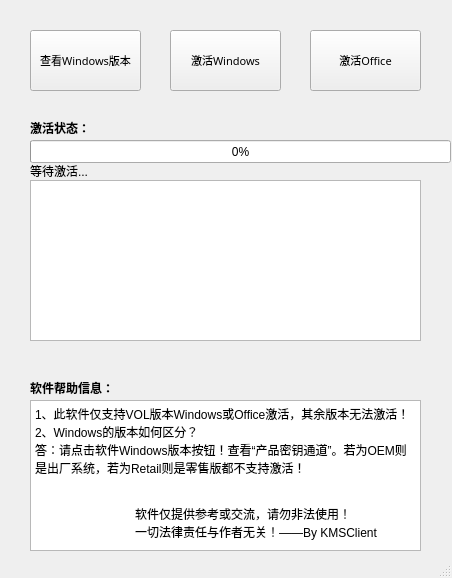
<?xml version="1.0" encoding="UTF-8"?>
<ui version="4.0">
 <class>MainWindow</class>
 <widget class="QMainWindow" name="MainWindow">
  <property name="geometry">
   <rect>
    <x>0</x>
    <y>0</y>
    <width>452</width>
    <height>578</height>
   </rect>
  </property>
  <property name="windowTitle">
   <string>MainWindow</string>
  </property>
  <widget class="QWidget" name="centralwidget">
   <widget class="QPushButton" name="ViewWindows">
    <property name="geometry">
     <rect>
      <x>30</x>
      <y>30</y>
      <width>111</width>
      <height>61</height>
     </rect>
    </property>
    <property name="font">
     <font>
      <family>ADMUI3Lg</family>
      <pointsize>8</pointsize>
     </font>
    </property>
    <property name="text">
     <string>查看Windows版本</string>
    </property>
   </widget>
   <widget class="QPushButton" name="ActivationWindows">
    <property name="geometry">
     <rect>
      <x>170</x>
      <y>30</y>
      <width>111</width>
      <height>61</height>
     </rect>
    </property>
    <property name="font">
     <font>
      <family>ADMUI3Lg</family>
      <pointsize>8</pointsize>
     </font>
    </property>
    <property name="text">
     <string>激活Windows</string>
    </property>
   </widget>
   <widget class="QPushButton" name="ActivationOffice">
    <property name="geometry">
     <rect>
      <x>310</x>
      <y>30</y>
      <width>111</width>
      <height>61</height>
     </rect>
    </property>
    <property name="font">
     <font>
      <family>ADMUI3Lg</family>
      <pointsize>8</pointsize>
     </font>
    </property>
    <property name="text">
     <string>激活Office</string>
    </property>
   </widget>
   <widget class="QTextBrowser" name="ActivationState">
    <property name="geometry">
     <rect>
      <x>30</x>
      <y>180</y>
      <width>391</width>
      <height>161</height>
     </rect>
    </property>
    <property name="font">
     <font>
      <family>Microsoft YaHei</family>
      <pointsize>10</pointsize>
     </font>
    </property>
    <property name="cursor" stdset="0">
     <cursorShape>ArrowCursor</cursorShape>
    </property>
    <property name="contextMenuPolicy">
     <enum>Qt::ActionsContextMenu</enum>
    </property>
    <property name="toolTip">
     <string/>
    </property>
    <property name="styleSheet">
     <string notr="true"/>
    </property>
    <property name="verticalScrollBarPolicy">
     <enum>Qt::ScrollBarAsNeeded</enum>
    </property>
    <property name="horizontalScrollBarPolicy">
     <enum>Qt::ScrollBarAsNeeded</enum>
    </property>
    <property name="sizeAdjustPolicy">
     <enum>QAbstractScrollArea::AdjustIgnored</enum>
    </property>
    <property name="lineWrapMode">
     <enum>QTextEdit::NoWrap</enum>
    </property>
   </widget>
   <widget class="QTextBrowser" name="ActivationTips">
    <property name="geometry">
     <rect>
      <x>30</x>
      <y>400</y>
      <width>391</width>
      <height>151</height>
     </rect>
    </property>
    <property name="html">
     <string>&lt;!DOCTYPE HTML PUBLIC &quot;-//W3C//DTD HTML 4.0//EN&quot; &quot;http://www.w3.org/TR/REC-html40/strict.dtd&quot;&gt;
&lt;html&gt;&lt;head&gt;&lt;meta name=&quot;qrichtext&quot; content=&quot;1&quot; /&gt;&lt;style type=&quot;text/css&quot;&gt;
p, li { white-space: pre-wrap; }
&lt;/style&gt;&lt;/head&gt;&lt;body style=&quot; font-family:'SimSun'; font-size:9pt; font-weight:400; font-style:normal;&quot;&gt;
&lt;p style=&quot; margin-top:0px; margin-bottom:0px; margin-left:0px; margin-right:0px; -qt-block-indent:0; text-indent:0px;&quot;&gt;1、此软件仅支持VOL版本Windows或Office激活，其余版本无法激活！&lt;/p&gt;
&lt;p style=&quot; margin-top:0px; margin-bottom:0px; margin-left:0px; margin-right:0px; -qt-block-indent:0; text-indent:0px;&quot;&gt;2、&lt;span style=&quot; font-family:'Consolas'; color:#000000;&quot;&gt;Windows&lt;/span&gt;&lt;span style=&quot; font-family:'Microsoft YaHei UI'; color:#000000;&quot;&gt;的版本如何区分？&lt;/span&gt;&lt;/p&gt;
&lt;p style=&quot; margin-top:0px; margin-bottom:0px; margin-left:0px; margin-right:0px; -qt-block-indent:0; text-indent:0px;&quot;&gt;&lt;span style=&quot; font-family:'Microsoft YaHei UI'; color:#000000;&quot;&gt;答：请点击软件&lt;/span&gt;&lt;span style=&quot; font-family:'Consolas'; color:#000000;&quot;&gt;Windows&lt;/span&gt;&lt;span style=&quot; font-family:'Microsoft YaHei UI'; color:#000000;&quot;&gt;版本按钮！查看“产品密钥通道”。若为&lt;/span&gt;&lt;span style=&quot; font-family:'Consolas'; color:#000000;&quot;&gt;OEM&lt;/span&gt;&lt;span style=&quot; font-family:'Microsoft YaHei UI'; color:#000000;&quot;&gt;则是出厂系统，若为&lt;/span&gt;&lt;span style=&quot; font-family:'Consolas'; color:#000000;&quot;&gt;Retail&lt;/span&gt;&lt;span style=&quot; font-family:'Microsoft YaHei UI'; color:#000000;&quot;&gt;则是零售版都不支持激活！&lt;/span&gt;&lt;/p&gt;
&lt;p style=&quot;-qt-paragraph-type:empty; margin-top:0px; margin-bottom:0px; margin-left:0px; margin-right:0px; -qt-block-indent:0; text-indent:0px; font-family:'Microsoft YaHei UI'; color:#000000;&quot;&gt;&lt;br /&gt;&lt;/p&gt;
&lt;p style=&quot;-qt-paragraph-type:empty; margin-top:0px; margin-bottom:0px; margin-left:0px; margin-right:0px; -qt-block-indent:0; text-indent:0px; font-family:'Microsoft YaHei UI'; color:#000000;&quot;&gt;&lt;br /&gt;&lt;/p&gt;
&lt;p style=&quot; margin-top:0px; margin-bottom:0px; margin-left:0px; margin-right:0px; -qt-block-indent:0; text-indent:100px;&quot;&gt;&lt;span style=&quot; font-family:'Microsoft YaHei UI'; color:#000000;&quot;&gt;软件仅提供参考或交流，请勿非法使用！&lt;/span&gt;&lt;/p&gt;
&lt;p style=&quot; margin-top:0px; margin-bottom:0px; margin-left:0px; margin-right:0px; -qt-block-indent:0; text-indent:100px;&quot;&gt;&lt;span style=&quot; font-family:'Microsoft YaHei UI'; color:#000000;&quot;&gt;一切法律责任与作者无关！——By KMSClient&lt;/span&gt;&lt;/p&gt;&lt;/body&gt;&lt;/html&gt;</string>
    </property>
   </widget>
   <widget class="QLabel" name="TipsTitle">
    <property name="geometry">
     <rect>
      <x>30</x>
      <y>380</y>
      <width>101</width>
      <height>16</height>
     </rect>
    </property>
    <property name="font">
     <font>
      <family>Agency FB</family>
      <weight>75</weight>
      <bold>true</bold>
     </font>
    </property>
    <property name="text">
     <string>软件帮助信息：</string>
    </property>
   </widget>
   <widget class="QLabel" name="StateTitle">
    <property name="geometry">
     <rect>
      <x>30</x>
      <y>120</y>
      <width>81</width>
      <height>16</height>
     </rect>
    </property>
    <property name="font">
     <font>
      <family>Agency FB</family>
      <weight>75</weight>
      <bold>true</bold>
     </font>
    </property>
    <property name="text">
     <string>激活状态：</string>
    </property>
   </widget>
   <widget class="QProgressBar" name="AotStateBar">
    <property name="geometry">
     <rect>
      <x>30</x>
      <y>140</y>
      <width>421</width>
      <height>23</height>
     </rect>
    </property>
    <property name="value">
     <number>0</number>
    </property>
   </widget>
   <widget class="QLabel" name="AotInfo">
    <property name="geometry">
     <rect>
      <x>30</x>
      <y>160</y>
      <width>391</width>
      <height>21</height>
     </rect>
    </property>
    <property name="text">
     <string>等待激活...</string>
    </property>
   </widget>
  </widget>
  <widget class="QStatusBar" name="statusbar"/>
 </widget>
 <resources/>
 <connections/>
</ui>
